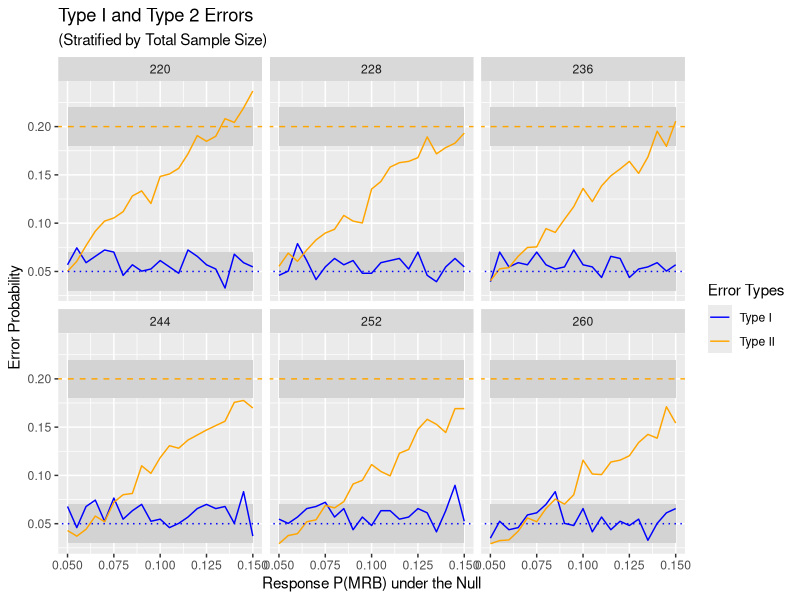
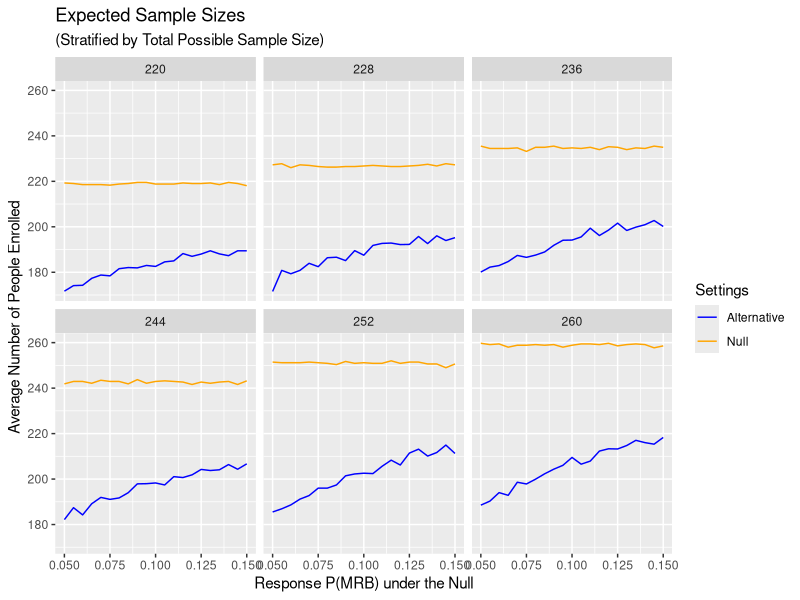

Here is the R script that generated these plots, in order:
##### Game Plan ####
# Decide deltas/hypothesis situations to test
# This will allow us to decide correct n
# determine ideal number of simulations
# run simulations
# win.

# ---- Determining S ------
m = 0.02
S.power = (1.96/m)^2 *.8*(1-.8); S.power
S.alpha = (1.96/m)^2 *.95*(1-.95); S.alpha
# implies we need at least 6147 montecarlo runs for power, and 1825 for alpha

# remains to be done: solve for the true margin of error for alpha!!!



trial.sim = function(p.t, p.c, n, S, simulationSettingName= NA, 
                     boundary1 = 0.005, boundary2 = 0.048){
  # p.t is proportion of successes we see on treatment
  # p.c is proportion of successes we see on control.
  # n is the number in each arm (assuming equal arms)
  # S is the number of monte carlo replicates.
  # simulationSetting name is a string that allows us to save the result of the simulation
  results = matrix(NA, nrow= S, ncol = 11)
  colnames(results) = c("replicate", "p.11", "p.12", "Z.1","T.1",
                        "p.21", "p.22","Z.2", "T.2", "reject", "overall.n")
  for(r in 1:S){
    # interim analysis
    #get number of success for the controls
    p.11 = sum(rbinom(n/2, 1, prob = p.c))
    #get number of success for the treatment
    p.12 = sum(rbinom(n/2, 1, prob = p.t))
    
    while(p.11 ==0 & p.12 == 0){
      p.11 = sum(rbinom(n/2, 1, prob = p.c))
      #get number of success for the treatment
      p.12 = sum(rbinom(n/2, 1, prob = p.t))
    }
    # neum = asin(sqrt(p.11/(n/2)))-asin(sqrt(p.12/(n/2)))
    # denom = sqrt(1/(4* n/2)+ 1/(4*n/2))
    # 
    #  Z.1 = abs(neum/denom)
    # #need to perform a two-sided test.
    # pval1 = 2*(1-pnorm(Z.1))
    
    phat1 = p.11/(n/2)
    phat2 = p.12/(n/2)
    
    Z.1 = (phat1 - phat2)/
      sqrt(phat1* (1-phat1)/(n/2) + phat2* (1-phat2)/(n/2))
      
  
    pval1= 2* ( 1- pnorm(abs(Z.1)))
    T.1 = ifelse(pval1< boundary1, 1, 0 )
    # problem with the T.1 being NA right now.
    # using the O'Brien-Fleming boundary
    # 1 for rejecting the null, 0 for failing to reject the null.
    if(T.1 == 0){
      # if we fail to reject the null during the interim analysis:
      p.21 = p.11 + sum(rbinom(n/2, 1, prob = p.c))
      p.22 = p.12 + sum(rbinom(n/2, 1, prob = p.t))
      
      overall.n = 2*n
      
      # neum = asin(sqrt(p.21/n))-asin(sqrt(p.22/n))
      # denom =sqrt(1/(4* n)+ 1/(4*n))
      # 
      # Z.2 = abs(neum/denom)
      # #need to perform a two-sided test.
      
      phat1 = p.21/(n)
      phat2 = p.22/(n)
      
      Z.2 = (phat1 - phat2)/
        sqrt(phat1* (1-phat1)/(n) + phat2* (1-phat2)/(n))
      
      
      pval2= 2* ( 1- pnorm(abs(Z.2)))
      T.2 = ifelse(pval2< boundary2, 1, 0 )
      
      # pval2 = 2*(1-pnorm(Z.2))
      # 
      # T.2 = ifelse(pval2< boundary2, 1, 0 )
      # 
      # T.2 = ifelse(prop.test(x = c(p.21, p.22), n = c(n/2, n/2))$p.value<boundary2,
      #              1, 0)
    }else{
      #rejected the null, found a difference in the interim analysis:
      p.21 = 0
      p.22 = 0
      overall.n = n
      Z.2 = 0
      T.2 = 0
    }
    
    results[r, ] = c(r, p.11, p.12, Z.1, T.1, p.21, p.22, Z.2, T.2, T.1+T.2, overall.n)  
  }
  if(!is.na(simulationSettingName)){
    write.csv(paste0(simulationSettingName, ".csv"))
  }
  return(results)
}




######## Setting 1 #########
#p1 = 0, p2 = .15, sig.level = 0.05, power = 0.80


######## Setting 2 #########
#p1 = .05, p2 = .20, sig.level = 0.05, power = 0.80
power.prop.test(n= NULL, p1 = 0.05, p2 = 0.2,
                sig.level = 0.05, power= 0.80,
                alternative = "two.sided")
# initial n is 76 in each group, 152 total.
# this 38 in each group at the interim, 76 total

set.seed(16)

test2 = ( trial.sim(p.t = 0.2, p.c = 0.05, n = 76, S = ceiling(S.power), 
                    boundary1 = 0.005, boundary2 = 0.048 ))
colMeans(test2[, c("reject", "overall.n")])
#140

set.seed(16); null2 = ( trial.sim(p.t = 0.05, p.c = 0.05, n = 76, S = ceiling(S.alpha), 
                    boundary1 = 0.005, boundary2 = 0.048))
colMeans(null2[, c("reject", "overall.n")])



######## Setting 3 #########

#p1 = .1, p2 = .25, sig.level = 0.05, power = 0.80
power.prop.test(n= NULL, p1 = 0.1, p2 = 0.25,
                sig.level = 0.05, power= 0.80,
                alternative = "two.sided")
# initial n is 100 in each group, 200 total.
# this 50 in each group at the interim, 100 total

set.seed(16); test3 = ( trial.sim(p.t = 0.25, p.c = 0.1, n = 122, S = ceiling(S.power), 
                    boundary1 = 0.005, boundary2 = 0.048 ))
colMeans(test3[, c("reject", "overall.n")])

set.seed(16); null3 = ( trial.sim(p.t = 0.1, p.c = 0.1, n = 122, S = ceiling(S.alpha), 
                                  boundary1 = 0.005, boundary2 = 0.048 ))
colMeans(null3[, c("reject", "overall.n")])



######## Setting 4 #########
#p1 = .15, p2 = .3, sig.level = 0.05, power = 0.80
power.prop.test(n= NULL, p1 = 0.15, p2 = 0.3,
                sig.level = 0.05, power= 0.80,
                alternative = "two.sided")
# initial n is 120 in each group, 240 total.
# this 60 in each group at the interim, 120 total
set.seed(16); test4 = ( trial.sim(p.t = 0.3, p.c = 0.15, n = 120, S = ceiling(S.power), 
                    boundary1 = 0.005, boundary2 = 0.048 ))
colMeans(test4[, c("reject", "overall.n")])


set.seed(16); null4 = ( trial.sim(p.t = 0.3, p.c = 0.3, n = 126, S = ceiling(S.alpha), 
                                  boundary1 = 0.005, boundary2 = 0.048 ))
colMeans(null4[, c("reject", "overall.n")])





######### In conclusion ########
# want to creat a graph that has the various powers and alpha levels
# also varying n 

pcDat = seq(from = 0.05, to = 0.15, by = 0.005)

nChoices = seq(from = 110, to = 132, by = 4); nChoices


finalDataFrame = as.data.frame(matrix(ncol = 6, nrow = length(pcDat)*length(nChoices)))
colnames(finalDataFrame) = c("propNull","expectedSampleAlt","expectedSampleNull", 
                             "typeIError", "power", "trialSize")

iter = 1
set.seed(16)
for (j in 1:length(nChoices)){
  nSize = nChoices[j]
  for(i in 1:length(pcDat)){
    phat = pcDat[i]
    
    alt = trial.sim(p.t = phat+0.15, p.c = phat, n = nSize, S = ceiling(S.power), 
                    boundary1 = 0.01, boundary2 = 0.05 )
    finalDataFrame[iter, c("power", "expectedSampleAlt", "trialSize")]=  
      c(colMeans(alt[, c("reject", "overall.n")]), 2*nSize)
    
    pointNull = trial.sim(p.t = phat, p.c = phat, n = nSize, S = ceiling(S.alpha), 
                          boundary1 = 0.01, boundary2 = 0.05)
    finalDataFrame[iter, c("propNull", "typeIError", "expectedSampleNull")] = 
      c(phat, colMeans(pointNull[,c("reject", "overall.n")]))
    iter = iter+1
  }
}



# 
# 
library(ggplot2)
colors <- c("Type I" = "blue", "Type II" = "orange")

ggplot(data = finalDataFrame, aes(x = propNull))+
  geom_ribbon(aes(ymin = 0.2-m,  ymax = 0.2+m), fill = "lightgrey")+
  geom_abline(intercept = 0.2, slope = 0, color = "orange", linetype = 2) +
  geom_ribbon(aes(ymin = 0.05-m,  ymax = 0.05+m), fill = "lightgrey")+
  geom_line(aes(y = typeIError, color = "Type I"))+
  geom_line(aes(y = 1-power, color = "Type II"))+
  geom_abline(intercept = 0.05, slope = 0, color = "blue", linetype = 3) +
  labs(x = "Response P(MRB) under the Null",
       y = "Error Probability",
       color = "Error Types",
       title = "Type I and Type 2 Errors",
       subtitle = "(Stratified by Total Sample Size)")+
  scale_color_manual(values = colors)+
  facet_wrap(~trialSize)

#ggsave("Errors.png")


colors2 = c("Alternative" = "blue", "Null" = "orange")
ggplot(data = finalDataFrame, aes(x = propNull))+
  geom_line(aes(y = expectedSampleAlt, color = "Alternative"))+
  geom_line(aes(y = expectedSampleNull, color = "Null"))+
  labs(x = "Response P(MRB) under the Null",
       y = "Average Number of People Enrolled",
       color = "Settings",
       title = "Expected Sample Sizes",
       subtitle = "(Stratified by Total Possible Sample Size)")+
  scale_color_manual(values = colors2)+
  facet_wrap(~trialSize)

# ggsave("Expected.sample.sizes.png")
